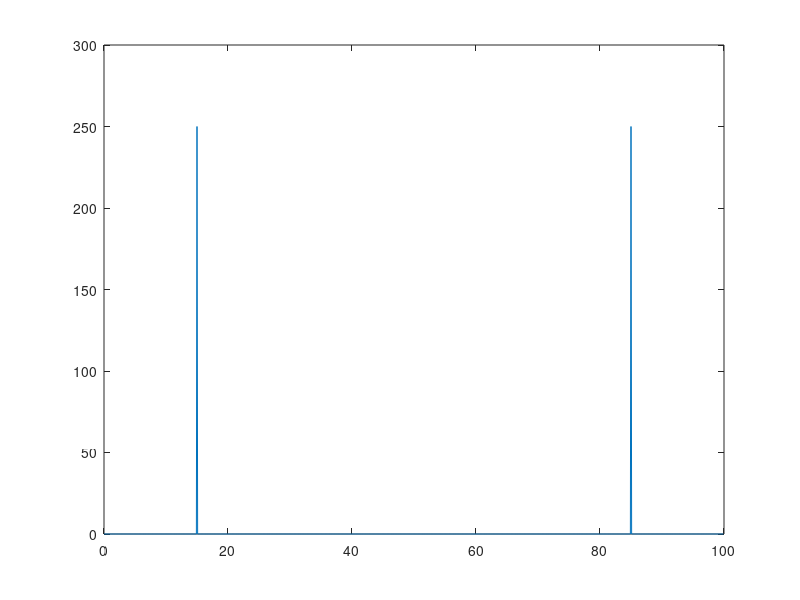
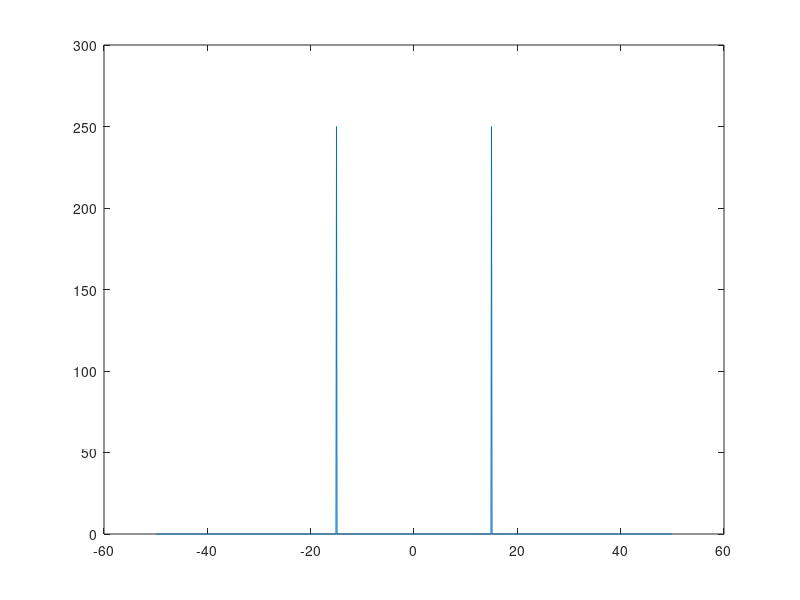

The MATLAB script that drew these images, in order: (Note: this script raises an error after producing the figures.)
fs = 100;               % sampling frequency
t = 0:(1/fs):(10-1/fs); % time vector
S = cos(2*pi*15*t);
n = length(S);
X = fft(S);
f = (0:n-1)*(fs/n);     %frequency range
power = abs(X).^2/n;    %power
plot(f,power)
Y = fftshift(X);
fshift = (-n/2:n/2-1)*(fs/n); % zero-centered frequency range
powershift = abs(Y).^2/n;     % zero-centered power
figure
plot(fshift,powershift)

%%
t=linspace(-4.0,4.0,N+1); 
f=gaussmf(t,[1 0]); 
g=fft(f);
plot(t,g);